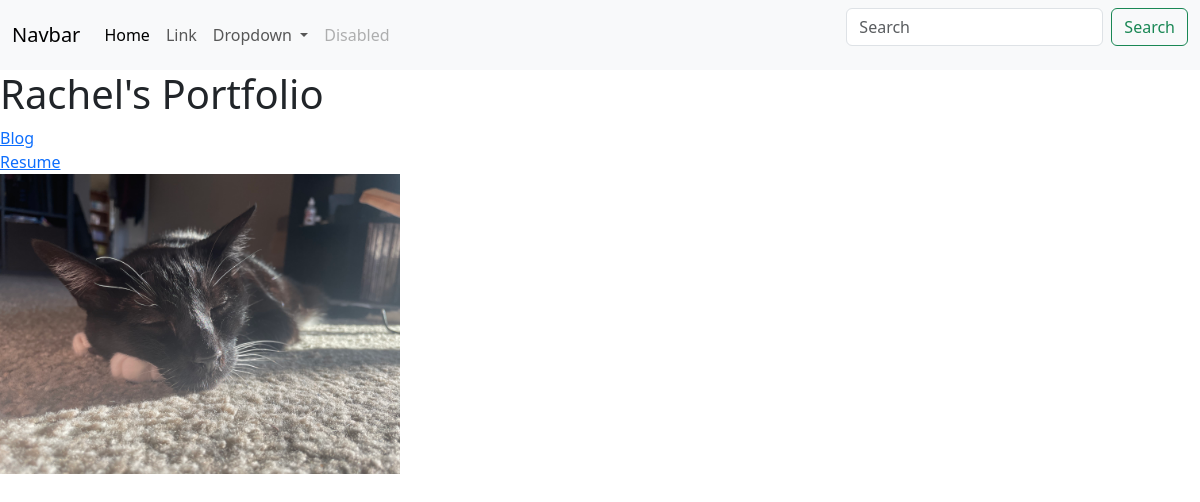
The app's page /, older data.
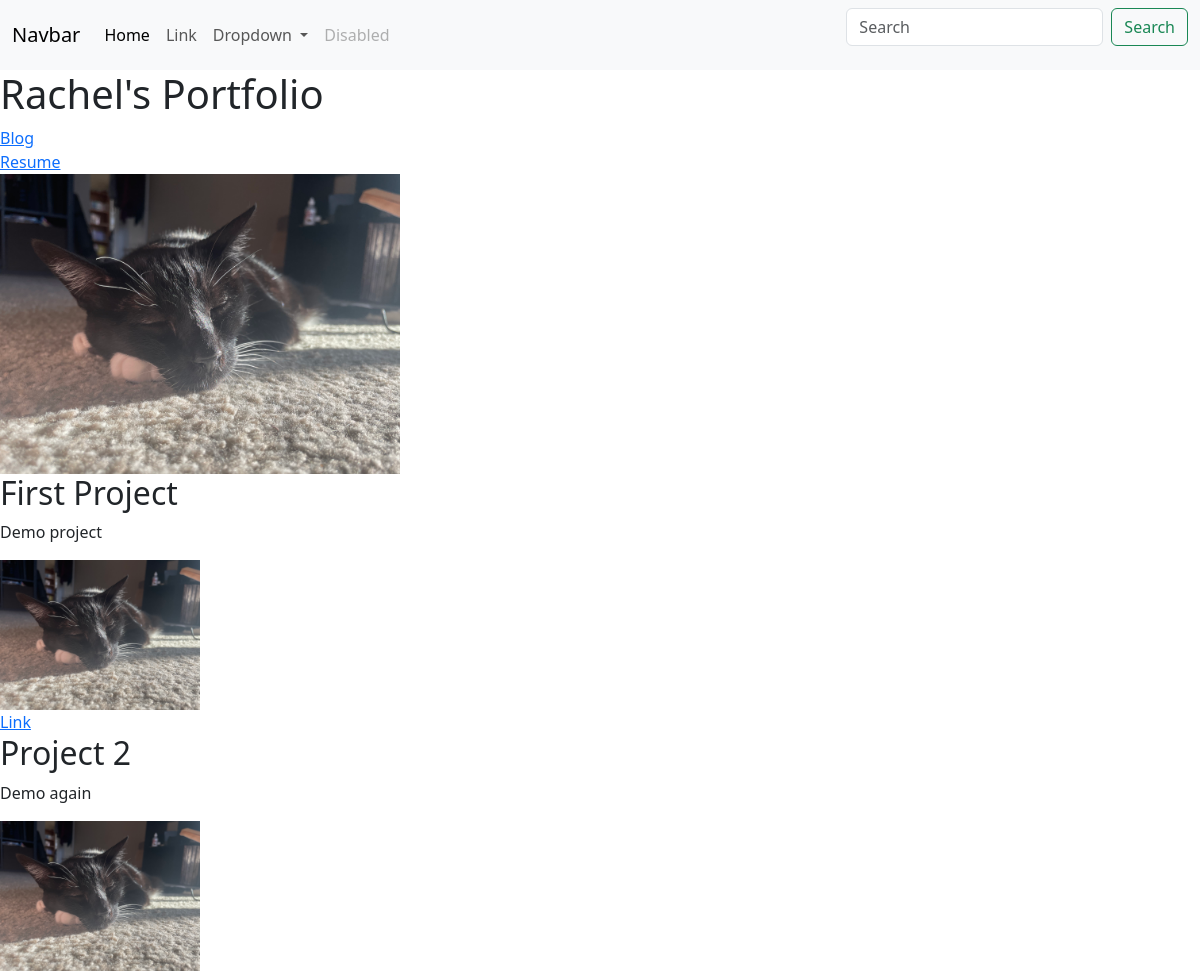
The same page, newer data.
### portfolio/models.py (models this page shows, shortened)
class Project(models.Model):
    title = models.CharField(max_length=100)
    description = models.CharField(max_length=250)
    image = models.ImageField(upload_to='portfolio/images')
    url = models.URLField(blank=True) # blank makes it optional

### portfolio/views.py (the view)
# urls.py: 2. Add a URL to urlpatterns:  path('', views.home, name='home')
def home(request):
    projects = Project.objects.all()
    return render(request, 'portfolio/home.html',
                  {'projects': projects})

### portfolio/templates/portfolio/home.html
{% extends 'portfolio/base.html' %}
{% block content %}
  <h1>Rachel's Portfolio</h1>
  {% load static %}
  <a href="{% url 'blog:all_blogs' %}">Blog</a>
  <br>
  <a href="{% static 'portfolio/static_analysis_notes.pdf' %}">Resume</a>
  <br>
  <img src="{% static 'portfolio/sleeping_ed.jpg' %}" width="400px;">
  {% for project in projects %}
    <h2>{{ project.title }}</h2>
    <p>{{ project.description }}</p>
    <img src="{{ project.image.url }}" width=200px;>
    {% if project.url %}
      <br>
      <a href="{{ project.url }}">Link</a>
    {% endif %}
  {% endfor %}
{% endblock %}

Row changes from the older to the newer data that the page shows:
added Project: title "First Project", description "Demo project", image (picture)
added Project: title "Project 2", description "Demo again", image (picture)
